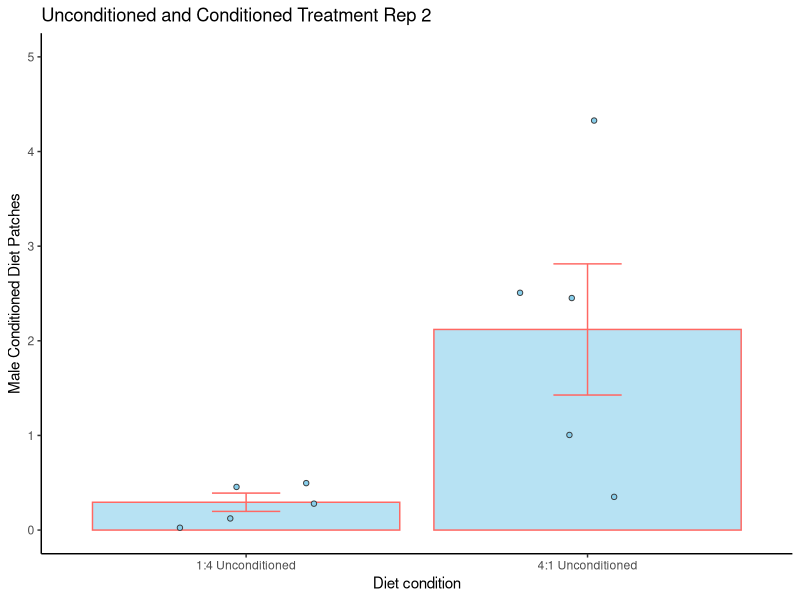

This figure's R source:
#### INSTALL PACKAGES 
library(tidyverse)
library(readxl)
library(patchwork)


## Import Data
unconditioned_rep2 <- read_excel("data/male_unconditioned_rep2.xlsx")

## Making the data long 
unconditioned_rep2_long <- unconditioned_rep2%>% 
  pivot_longer(cols = ("4:1 Unconditioned":"1:4 Unconditioned"), names_to = "diet", values_to = "fly_numbers")

## Summarising the data; mean, sd, se
unconditioned_rep2_summary <- unconditioned_rep2_long   %>%  
  group_by(diet) %>% 
  summarise(mean = mean(fly_numbers),
            sd = sd(fly_numbers),
            n = n(),
            se = sd/sqrt(n))

## Visualising the data
# creating a boxplot with the data that has been summarised
unconditioned_rep2_plot <- unconditioned_rep2_summary %>% 
  ggplot(aes(x = diet, y = mean))+
  geom_bar(stat = "identity",
           fill = "skyblue",
           colour = "#FF6863",
           alpha = 0.6)+
  geom_errorbar(aes(ymin = mean-se, ymax = mean+se), 
                colour = "#FF6863",
                width = 0.2)+
  geom_jitter(data = unconditioned_rep2_long,
              aes(x = diet,
                  y = fly_numbers),
              fill = "skyblue",
              colour = "#3a3c3d",
              width = 0.2,
              shape = 21)+
  ylim(0.0, 5.0)+
  labs(x = "Diet condition",
       y = "Male Conditioned Diet Patches",
       title = "Unconditioned and Conditioned Treatment Rep 2")+
  theme_classic() 




##  Saving the plot to a plots file
ggsave("plots/unconditioned_rep2_plot.png", dpi=300)
